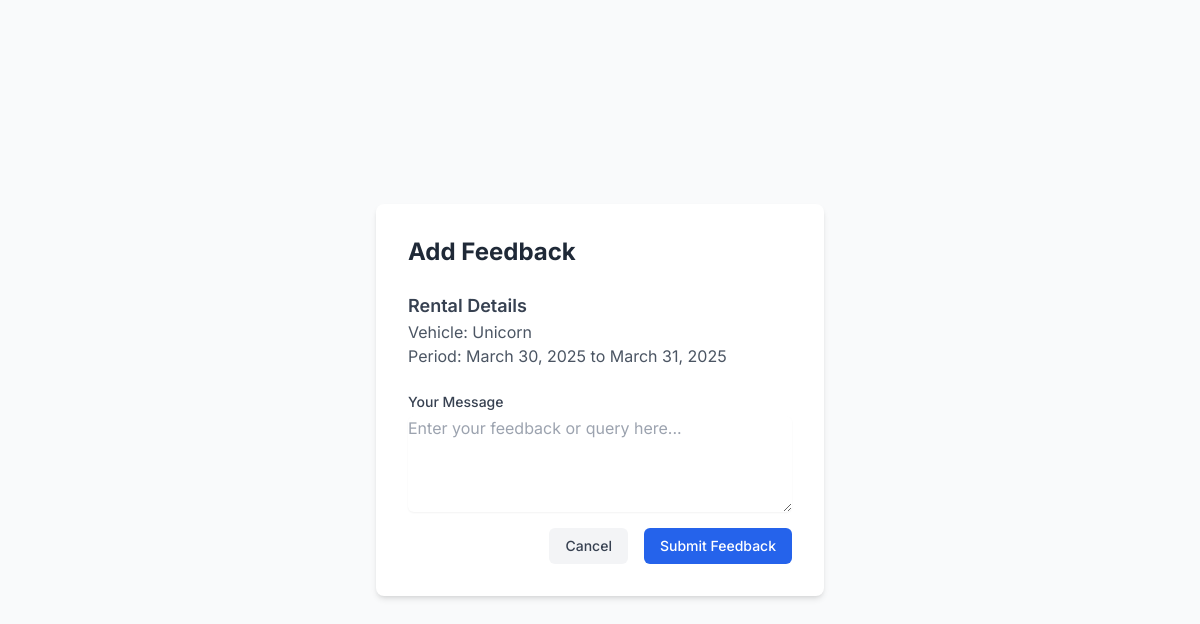
Screenshot of /add-feedback/2/ (signed in) with the database file from the repository.
### home/models.py (models this page shows, shortened)
class Rental(models.Model):
    id = models.AutoField(primary_key=True)  # Ensure primary key is auto-incrementing
    customer = models.ForeignKey(Customer, on_delete=models.CASCADE)
    vehicle = models.ForeignKey(Vehicle, on_delete=models.CASCADE)
    start_date = models.DateField()
    end_date = models.DateField()
    total_price = models.DecimalField(max_digits=10, decimal_places=2)
    is_fully_paid = models.BooleanField(default=False)

class Vehicle(models.Model):
    name = models.CharField(max_length=100)
    brand = models.CharField(max_length=100)
    model_year = models.IntegerField()
    price_per_day = models.DecimalField(max_digits=10, decimal_places=2)
    description = models.TextField(blank=True)
    image = models.ImageField(upload_to="vehicle_images/", blank=True, null=True)
    available = models.BooleanField(default=True)

### home/views.py (the view, shortened to what this page needs)
# urls.py: path('add-feedback/<int:rental_id>/', views.add_feedback, name='add_feedback'),
@login_required
def add_feedback(request, rental_id):
    rental = get_object_or_404(Rental, id=rental_id, customer=request.user.customer)
    return render(request, "add_feedback.html", {"rental": rental})

### templates/add_feedback.html (shortened to what this page needs)
<!DOCTYPE html>
<html lang="en">
<head>
    <script src="https://cdn.tailwindcss.com"></script>
</head>
<body class="bg-gray-50">
    <div class="min-h-screen flex items-center justify-center">
        <div class="max-w-md w-full bg-white rounded-lg shadow-md p-8">
            <h2 class="text-2xl font-bold text-gray-800 mb-6">Add Feedback</h2>
            <div class="mb-6">
                <h3 class="text-lg font-semibold text-gray-700">Rental Details</h3>
                <p class="text-gray-600">Vehicle: {{ rental.vehicle.name }}</p>
                <p class="text-gray-600">Period: {{ rental.start_date }} to {{ rental.end_date }}</p>
            </div>
            <form method="POST" class="space-y-4">
                <div>
                    <label for="message" class="block text-sm font-medium text-gray-700">Your Message</label>
                    <textarea
                        id="message"
                        name="message"
                        rows="4"
                        class="mt-1 block w-full rounded-md border-gray-300 shadow-sm focus:border-blue-500 focus:ring-blue-500"
                        placeholder="Enter your feedback or query here..."
                        required
                    ></textarea>
                </div>
                <div class="flex justify-end space-x-4">
                    <a href="{% url 'customer_dashboard' %}" class="px-4 py-2 text-sm font-medium text-gray-700 bg-gray-100 rounded-md hover:bg-gray-200">
                        Cancel
                    </a>
                    <button type="submit" class="px-4 py-2 text-sm font-medium text-white bg-blue-600 rounded-md hover:bg-blue-700">
                        Submit Feedback
                    </button>
                </div>
            </form>
        </div>
    </div>
</body>
</html>

### templates/add_feedback.html (style rules this page uses)
body { font-family: 'Inter', sans-serif; }

### rows the page displays
Rental: vehicle.name "Unicorn", start_date "March 30, 2025", end_date "March 31, 2025"
